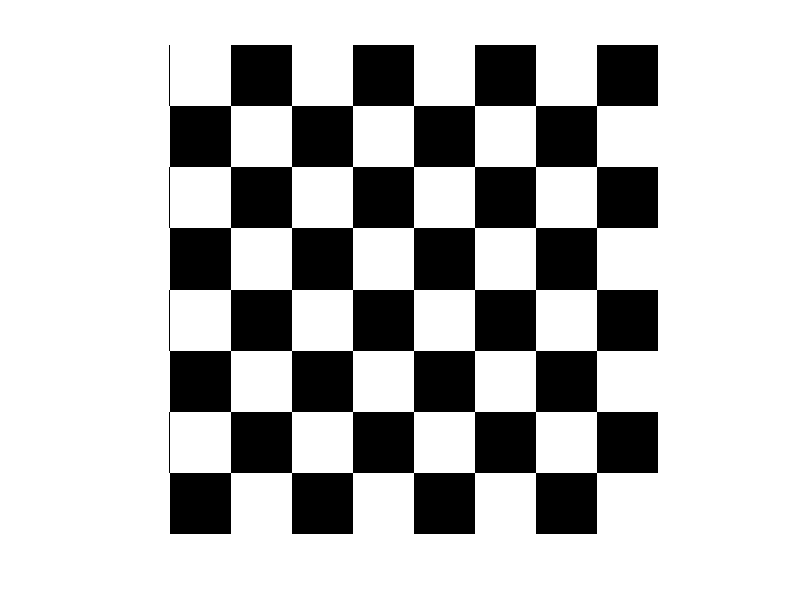

MATLAB code to generate this figure:
clc;clear;close all;
board = zeros(256,256,3,'uint8');
L = 256/8;

for i = 0 : 7
    for j = 0 : 7
        if rem(i,2) == 0
    
            if rem(j,2) == 0
                board(i*L+1:(i+1)*L,j*L+1:(j+1)*L,:) = 255;
            end
            if rem(j,2) ~= 0
                board(i*L+1:(i+1)*L,j*L+1:(j+1)*L,:) = 0;
            end
        end
        if rem(i,2) ~= 0
    
            if rem(j,2) == 0
                board(i*L+1:(i+1)*L,j*L+1:(j+1)*L,:) = 0;
            end
            if rem(j,2) ~= 0
                board(i*L+1:(i+1)*L,j*L+1:(j+1)*L,:) = 255;
            end
        end
    end
end
imshow(board);